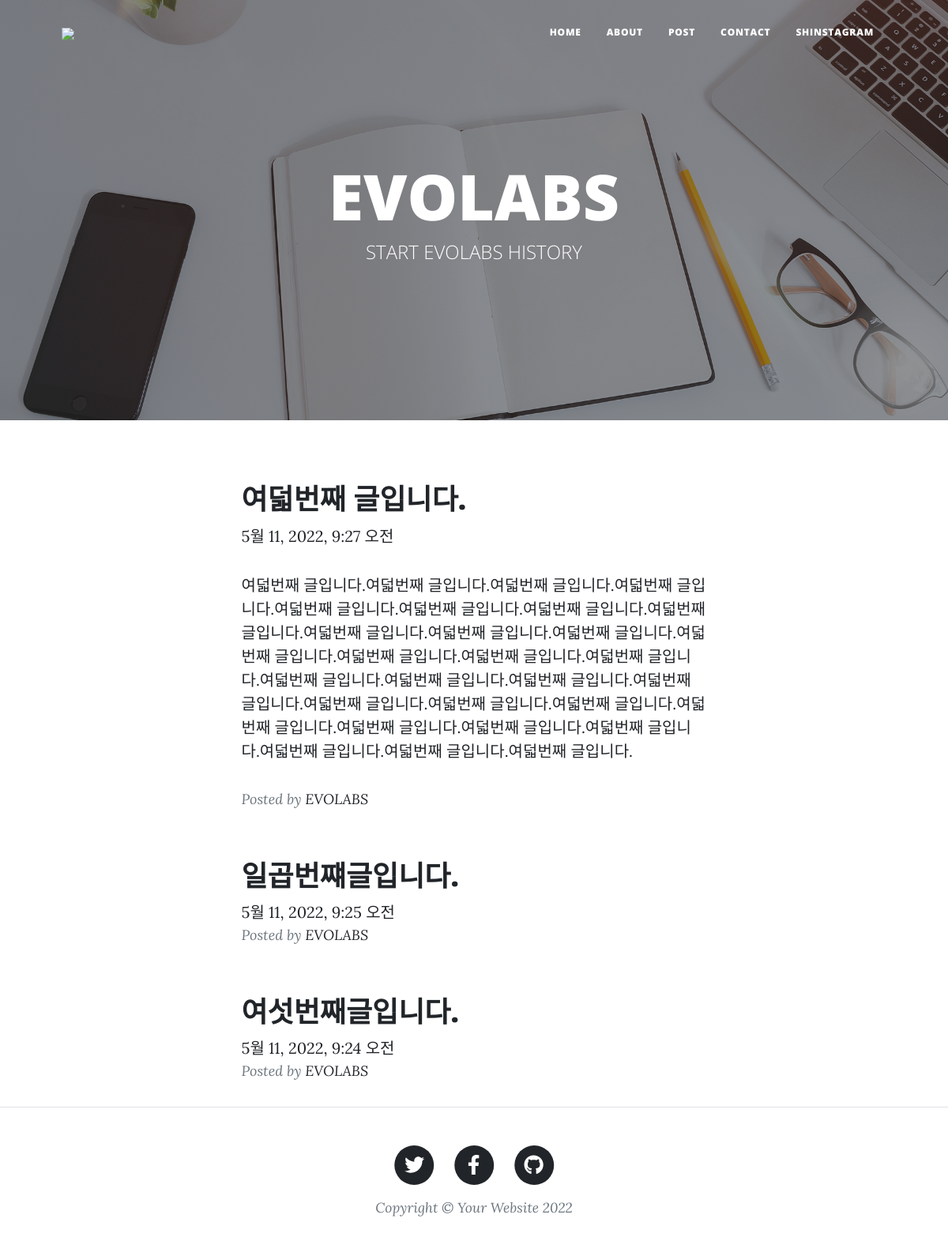
The app's page /, older data.
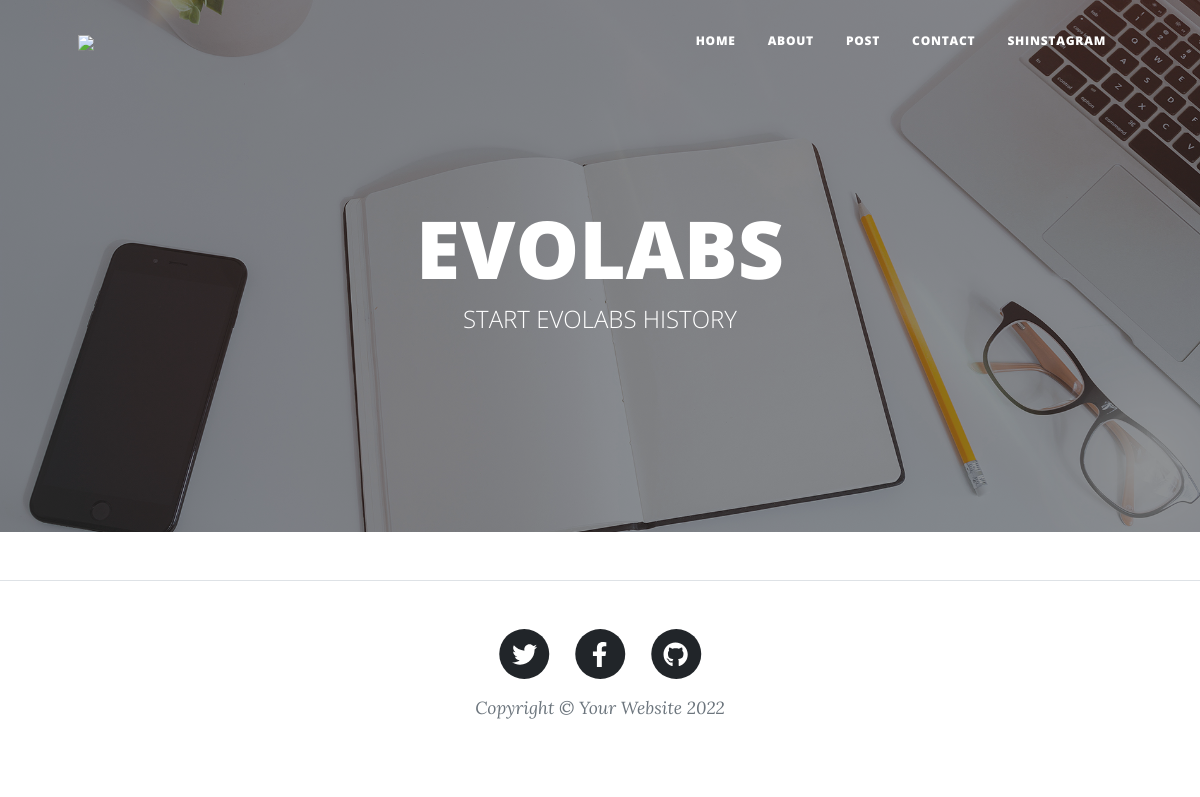
The same page, newer data.
### blog/models.py (models this page shows, shortened)
class Post(models.Model):
    title           =       models.CharField(max_length=200)
    title_image     =       models.ImageField(blank=True)
    content         =       models.TextField()
    createDate      =       models.DateTimeField(auto_now_add=True)
    updateDate      =       models.DateTimeField(auto_now_add=True)
    def get_absolute_url(self):
        return reverse("post", args=[str(self.id)])

### blog/views.py (the view)
# urls.py: path("", views.index, name="index"),
def index(request):
    post_latest = Post.objects.order_by("-createDate")[:3]
    context = {"post_latest": post_latest}
    return render(request, "index.html", context=context)

### blog/templates/index.html
{% extends 'base_generic.html' %}
{% block content %}
{% load static %}
    {% for post in post_latest %}
    {% if forloop.first %}
    <div class="container px-4 px-lg-5">
        <div class="row gx-4 gx-lg-5 justify-content-center">
            <div class="col-md-10 col-lg-8 col-xl-7">
                <div class="post-preview">
                    <a href="{{ post.get_absolute_url }}">
                        <h2 class="post-title">{{ post.title }}</h2>
                    </a>
                    <div class="entry-date published">{{ post.createDate}}</div>
                    <p>
                    <div class="excerpt">
                        {%if post.is_content_more300%}
                        {{ post.get_content_less300 }}
                        {% else %}
                        {{ post.content }}
                        {%endif%}
                    </div>
                    </p>
                    <p class="post-meta">
                        Posted by
                        <a href="#!">EVOLABS</a>
                    </p>
                </div>
            </div>
        </div>
    </div>
    {% else %}
    <div class="container px-4 px-lg-5">
        <div class="row gx-4 gx-lg-5 justify-content-center">
            <div class="col-md-10 col-lg-8 col-xl-7">
                <div class="post-preview">
                    <a href="{{ post.get_absolute_url }}">
                        <h2 class="post-title">{{ post.title }}</h2>
                    </a>
                    <div class="entry-date published">{{ post.createDate}}</div>
                    <p class="post-meta">
                        Posted by
                        <a href="#!">EVOLABS</a>
                    </p>
                </div>
            </div>
        </div>
    </div>
    {%endif%}
    {% endfor %}
{% endblock %}

### blog/templates/base_generic.html (shortened to what this page needs)
<!DOCTYPE html>
<html lang="en">
<head>
    {% load static %}
    <link href="{% static '/blog/css/styles.css' %}" rel="stylesheet" />
</head>
<body>
    <nav class="navbar navbar-expand-lg navbar-light" id="mainNav">
        <div class="container px-4 px-lg-5">
            <a class="navbar-brand" href="/"><img width = "150" src = 'http://evolabs.co.kr/media/EVOLABS-logo-black.png' ></a>
            <div class="collapse navbar-collapse" id="navbarResponsive">
                <ul class="navbar-nav ms-auto py-4 py-lg-0">
                    <li class="nav-item"><a class="nav-link px-lg-3 py-3 py-lg-4" href="/">Home</a></li>
                    <li class="nav-item"><a class="nav-link px-lg-3 py-3 py-lg-4" href="/about">About</a></li>
                    <li class="nav-item"><a class="nav-link px-lg-3 py-3 py-lg-4" href="/postlist">Post</a></li>
                    <li class="nav-item"><a class="nav-link px-lg-3 py-3 py-lg-4" href="/contact">Contact</a></li>
                    <li class="nav-item"><a class="nav-link px-lg-3 py-3 py-lg-4" href="/user/login">Shinstagram</a></li>
                </ul>
            </div>
        </div>
    </nav>
    <header class="masthead" style="background-image: url({% static '/blog/assets/img/home-bg.jpg' %})"height = "110px">
        <div class="container position-relative px-4 px-lg-5">
            <div class="row gx-4 gx-lg-5 justify-content-center">
                <div class="col-md-10 col-lg-8 col-xl-7">
                    <div class="site-heading">
                        <h1>EVOLABS</h1>
                        <span class="subheading">START EVOLABS HISTORY</span>
                    </div>
                </div>
            </div>
        </div>
    </header>
    {% block content %}
    {% endblock %}
    <footer class="border-top">
        <div class="container px-4 px-lg-5">
            <div class="row gx-4 gx-lg-5 justify-content-center">
                <div class="col-md-10 col-lg-8 col-xl-7">
                    <ul class="list-inline text-center">
                        <li class="list-inline-item">
                            <a href="#!">
                                <span class="fa-stack fa-lg">
                                    <i class="fas fa-circle fa-stack-2x"></i>
                                    <i class="fab fa-twitter fa-stack-1x fa-inverse"></i>
                                </span>
                            </a>
                        </li>
                        <li class="list-inline-item">
                            <a href="#!">
                                <span class="fa-stack fa-lg">
                                    <i class="fas fa-circle fa-stack-2x"></i>
                                    <i class="fab fa-facebook-f fa-stack-1x fa-inverse"></i>
                                </span>
                            </a>
                        </li>
                        <li class="list-inline-item">
                            <a href="#!">
                                <span class="fa-stack fa-lg">
                                    <i class="fas fa-circle fa-stack-2x"></i>
                                    <i class="fab fa-github fa-stack-1x fa-inverse"></i>
                                </span>
                            </a>
                        </li>
                    </ul>
                    <div class="small text-center text-muted fst-italic">Copyright &copy; Your Website 2022</div>
                </div>
            </div>
        </div>
    </footer>
</body>
</html>

Row changes from the older to the newer data that the page shows:
removed Post: title "여덟번째 글입니다.", createDate "5월 11, 2022, 9:27 오전", content "여덟번째 글입니다.여덟번째 글입니다.여덟번째 글입니다.여덟번째 글입니다.여덟번째 글입니다.여덟번째 글입니다.여덟번째 글입니다.여덟번째 글입니다.여덟번째 글입니다.여덟번째 글입니다.여덟번째 글입니다.여덟번째 글입니다.여덟번째 글입니다.여덟번째 글입니다.여덟번째 글입니다.여덟번째 글입니다.여덟번째 글입니다.여덟번째 글입니다.여덟번째 글입니다.여덟번째 글입니다.여덟번째 글입니다.여덟번째 글입니다.여덟번째 글입니다.여덟번째 글입니다.여덟번째 글입니다.여덟번째 글입니다.여덟번째 글입니다.여덟번째 글입니다.여덟번째 글입니다."
removed Post: title "일곱번쨰글입니다.", createDate "5월 11, 2022, 9:25 오전"
removed Post: title "여섯번째글입니다.", createDate "5월 11, 2022, 9:24 오전"
